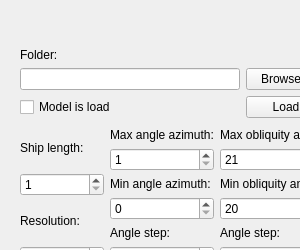
<?xml version="1.0" encoding="UTF-8"?>
<ui version="4.0">
 <class>imageCreatorForm</class>
 <widget class="QWidget" name="imageCreatorForm">
  <property name="geometry">
   <rect>
    <x>0</x>
    <y>0</y>
    <width>300</width>
    <height>250</height>
   </rect>
  </property>
  <property name="windowTitle">
   <string>Image creator</string>
  </property>
  <widget class="QWidget" name="verticalLayoutWidget_4">
   <property name="geometry">
    <rect>
     <x>0</x>
     <y>0</y>
     <width>346</width>
     <height>349</height>
    </rect>
   </property>
   <layout class="QVBoxLayout" name="mainLayout">
    <property name="spacing">
     <number>10</number>
    </property>
    <property name="leftMargin">
     <number>20</number>
    </property>
    <property name="topMargin">
     <number>10</number>
    </property>
    <property name="rightMargin">
     <number>20</number>
    </property>
    <property name="bottomMargin">
     <number>10</number>
    </property>
    <item>
     <layout class="QGridLayout" name="loaderLayout">
      <item row="1" column="0">
       <widget class="QLabel" name="folderLabel">
        <property name="text">
         <string>Folder:</string>
        </property>
       </widget>
      </item>
      <item row="3" column="0">
       <widget class="QCheckBox" name="modelBox">
        <property name="text">
         <string>Model is load</string>
        </property>
        <property name="checkable">
         <bool>true</bool>
        </property>
       </widget>
      </item>
      <item row="2" column="0">
       <widget class="QLineEdit" name="lineEdit">
        <property name="enabled">
         <bool>true</bool>
        </property>
        <property name="readOnly">
         <bool>true</bool>
        </property>
       </widget>
      </item>
      <item row="3" column="1">
       <widget class="QPushButton" name="loadModel">
        <property name="text">
         <string>Load</string>
        </property>
       </widget>
      </item>
      <item row="2" column="1">
       <widget class="QPushButton" name="selectFolder">
        <property name="text">
         <string>Browse...</string>
        </property>
       </widget>
      </item>
      <item row="0" column="0">
       <spacer name="verticalSpacer">
        <property name="orientation">
         <enum>Qt::Vertical</enum>
        </property>
        <property name="sizeType">
         <enum>QSizePolicy::Maximum</enum>
        </property>
        <property name="sizeHint" stdset="0">
         <size>
          <width>20</width>
          <height>40</height>
         </size>
        </property>
       </spacer>
      </item>
     </layout>
    </item>
    <item>
     <layout class="QHBoxLayout" name="valueLayout">
      <item>
       <layout class="QVBoxLayout" name="modelLayout">
        <item>
         <widget class="QLabel" name="shipLengthLabel">
          <property name="text">
           <string>Ship length:</string>
          </property>
         </widget>
        </item>
        <item>
         <widget class="QSpinBox" name="shipLengthBox">
          <property name="minimum">
           <number>1</number>
          </property>
          <property name="maximum">
           <number>1000</number>
          </property>
         </widget>
        </item>
        <item>
         <widget class="QLabel" name="resolutionLabel">
          <property name="text">
           <string>Resolution:</string>
          </property>
         </widget>
        </item>
        <item>
         <widget class="QSpinBox" name="resolutionBox">
          <property name="minimum">
           <number>1</number>
          </property>
          <property name="maximum">
           <number>30</number>
          </property>
         </widget>
        </item>
       </layout>
      </item>
      <item>
       <layout class="QVBoxLayout" name="azimuthLayout">
        <item>
         <widget class="QLabel" name="maxAngleXY">
          <property name="text">
           <string>Max angle azimuth:</string>
          </property>
         </widget>
        </item>
        <item>
         <widget class="QSpinBox" name="maxXYBox">
          <property name="minimum">
           <number>1</number>
          </property>
          <property name="maximum">
           <number>360</number>
          </property>
         </widget>
        </item>
        <item>
         <widget class="QLabel" name="minAngleXY">
          <property name="text">
           <string>Min angle azimuth:</string>
          </property>
         </widget>
        </item>
        <item>
         <widget class="QSpinBox" name="minXYBox">
          <property name="maximum">
           <number>359</number>
          </property>
         </widget>
        </item>
        <item>
         <widget class="QLabel" name="angleStepXY">
          <property name="text">
           <string>Angle step:</string>
          </property>
         </widget>
        </item>
        <item>
         <widget class="QSpinBox" name="angleStepBox">
          <property name="minimum">
           <number>1</number>
          </property>
          <property name="maximum">
           <number>360</number>
          </property>
         </widget>
        </item>
       </layout>
      </item>
      <item>
       <layout class="QVBoxLayout" name="obliquityLayout">
        <item>
         <widget class="QLabel" name="maxAngleXZ">
          <property name="text">
           <string>Max obliquity angle:</string>
          </property>
         </widget>
        </item>
        <item>
         <widget class="QSpinBox" name="maxXZBox">
          <property name="minimum">
           <number>21</number>
          </property>
          <property name="maximum">
           <number>80</number>
          </property>
         </widget>
        </item>
        <item>
         <widget class="QLabel" name="minAngleXZ">
          <property name="text">
           <string>Min obliquity angle:</string>
          </property>
         </widget>
        </item>
        <item>
         <widget class="QSpinBox" name="minXZBox">
          <property name="minimum">
           <number>20</number>
          </property>
          <property name="maximum">
           <number>79</number>
          </property>
         </widget>
        </item>
        <item>
         <widget class="QLabel" name="angleStepXZ">
          <property name="text">
           <string>Angle step:</string>
          </property>
         </widget>
        </item>
        <item>
         <widget class="QSpinBox" name="angleStepXZBox">
          <property name="minimum">
           <number>1</number>
          </property>
         </widget>
        </item>
       </layout>
      </item>
     </layout>
    </item>
    <item>
     <layout class="QHBoxLayout" name="buttonsLayout">
      <item>
       <spacer name="horizontalSpacer">
        <property name="orientation">
         <enum>Qt::Horizontal</enum>
        </property>
        <property name="sizeHint" stdset="0">
         <size>
          <width>40</width>
          <height>20</height>
         </size>
        </property>
       </spacer>
      </item>
      <item>
       <layout class="QHBoxLayout" name="buttonsLowLayout">
        <item>
         <widget class="QPushButton" name="startButton">
          <property name="text">
           <string>Start</string>
          </property>
         </widget>
        </item>
        <item>
         <widget class="QPushButton" name="exitButton">
          <property name="text">
           <string>Exit</string>
          </property>
         </widget>
        </item>
       </layout>
      </item>
     </layout>
    </item>
    <item>
     <spacer name="verticalSpacer_2">
      <property name="orientation">
       <enum>Qt::Vertical</enum>
      </property>
      <property name="sizeType">
       <enum>QSizePolicy::Maximum</enum>
      </property>
      <property name="sizeHint" stdset="0">
       <size>
        <width>20</width>
        <height>40</height>
       </size>
      </property>
     </spacer>
    </item>
   </layout>
  </widget>
 </widget>
 <layoutdefault spacing="6" margin="11"/>
 <resources/>
 <connections/>
</ui>
